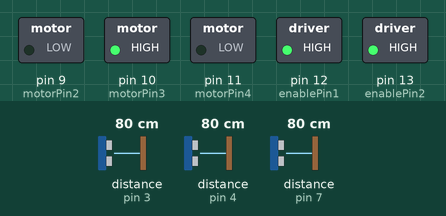
Bench run of a sketch on a simulated Arduino Uno, built with avr-gcc and run on an emulated ATmega328P. On the bench: switched loads named in the sketch (green lamp = pin HIGH). The test bench sets the inputs (shaded band); at power-on: distance to the obstacle (sensors on pin 3, pin 4, pin 7) 80 cm. The echo pulse lasts 58.3 µs per cm; pins used as bus, display or sensor lines are not drawn.

Above: at 0.1 s.
Timing chart, 0 to 1.6 s (numbered marks = the images above):
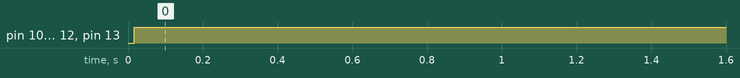

Measured:
- by itself, pin 10 (motorPin3), pin 12 (enablePin1), pin 13 (enablePin2): LOW → HIGH at 0.02 s

The sketch:

toms_code.ino
```cpp
#include <NewPing.h> // library for sonar sensor

# define echoPinR 3      // Right Sensor
# define trigPinR 2      // Right Sensor
# define echoPinF 4      // Forward Sensor
# define trigPinF 5      // Forward Sensor
# define echoPinL 7      // Left Sensor
# define trigPinL 8      // Left Sensor
#define motorPin1 8      // Motor driver input 1
#define motorPin2 9      // Motor driver input 2
#define motorPin3 10     // Motor driver input 3
#define motorPin4 11     // Motor driver input 4
#define enablePin1 12    // Enable pin for motor 1
#define enablePin2 13    // Enable pin for motor 2

#define frontDistanceThreshold 5   // Threshold distance to detect obstacle (in centimeters)
#define sideDistanceThreshold 23
#define turnDuration 805      // Duration for turning (in milliseconds)

NewPing sonarR(trigPinR, echoPinR, 400);
NewPing sonarF(trigPinF, echoPinF, 400);
NewPing sonarL(trigPinL, echoPinL, 400);

void setup() {
  // Initialize ultrasonic sensor pins
  pinMode(trigPinR, OUTPUT);
  pinMode(echoPinR, INPUT);
  pinMode(trigPinF, OUTPUT);
  pinMode(echoPinF, INPUT);
  pinMode(trigPinL, OUTPUT);
  pinMode(echoPinL, INPUT);

  // Initialize motor pins
  pinMode(enablePin1, OUTPUT);
  pinMode(enablePin2, OUTPUT);
  pinMode(motorPin1, OUTPUT);
  pinMode(motorPin2, OUTPUT);
  pinMode(motorPin3, OUTPUT);
  pinMode(motorPin4, OUTPUT);
}

void loop() {
  // Measure distance using ultrasonic sensors
  double frontDistance = sonarF.ping_cm();
  double leftDistance = sonarL.ping_cm();
  double rightDistance = sonarR.ping_cm();

  // set enable pins to HIGH
  digitalWrite(enablePin1, HIGH);
  digitalWrite(enablePin2, HIGH);

  // LSRB pathfinding algorithm

  // if (leftDistance > sideDistanceThreshold) {
  //   // If left path is free, turn left
  //   turnLeft();
  //   delay(turnDuration);
  // } else if (frontDistance > frontDistanceThreshold) {
  //   // If left not free, go straight
  //   moveForward();
  // } else if (rightDistance > sideDistanceThreshold) {
  //   // If left and straight not free, turn right
  //   turnRight();
  //   delay(turnDuration);
  // } else {
  //   // If everything blocked, u turn
  //   uTurn();
  //   delay(2*turnDuration);
  // }

  // -- Forward Block == frontDistance < frontDistanceThreshold
  // -- Forward Max == frontDistance > 90
  // -- Forward Reading == frontDistanceThreshold < frontDistance < 90

  // -- Right Block == rightDistance < sideDistanceThreshold
  // -- Right Max == rightDistance > 90
  // -- Right Reading == sideDistanceThreshold < rightDistance < 90

  // -- Left Block == leftDistance < sideDistanceThreshold
  // -- Left Max == leftDistance > 90
  // -- Left Reading == sideDistanceThreshold < leftDistance < 90


  if (frontDistance < frontDistanceThreshold & rightDistance < sideDistanceThreshold & leftDistance > 90) {

  // leftPivot90*
    one();
    delay(turnDuration);

  } else if (frontDistance > 90 & rightDistance < sideDistanceThreshold & sideDistanceThreshold < leftDistance < 90) {

  // leftPivot90*
    two();
    delay(turnDuration);


  } else if (frontDistance < frontDistanceThreshold & rightDistance < sideDistanceThreshold & sideDistanceThreshold < leftDistance < 90) {

  // leftPivot90*
    three();
    delay(turnDuration);

  } else if (frontDistanceThreshold < frontDistance < 90 & rightDistance < sideDistanceThreshold & leftDistance < sideDistanceThreshold) {

  // forwardDrive
    four();

  } else if (frontDistanceThreshold < frontDistance < 90 & rightDistance < sideDistanceThreshold & leftDistance > 90) {

  // forwardDrive
    five();

  } else if (frontDistance > 90 & rightDistance < sideDistanceThreshold & leftDistance > 90) {

  // forwardDrive
    six();

  } else if (frontDistanceThreshold < frontDistance < 90 & rightDistance > 90 & sideDistanceThreshold < leftDistance < 90) {

  // forwardDrive
    seven();

  } else if (frontDistanceThreshold < frontDistance < 90 & rightDistance < sideDistanceThreshold & sideDistanceThreshold < leftDistance < 90) {

  // forwardDrive
    eight();

  } else if (frontDistanceThreshold < frontDistance < 90 & sideDistanceThreshold < rightDistance < 90 & leftDistance < sideDistanceThreshold) {

  // forwardDrive
    nine();

  } else if (frontDistance < frontDistanceThreshold & sideDistanceThreshold < rightDistance < 90 & leftDistance < sideDistanceThreshold) {

  // rightTurn
    ten();
    delay(turnDuration);

  } else {

    uTurn();
    delay(2*turnDuration);

  }


}

void one() {
  digitalWrite(motorPin1, LOW);
  digitalWrite(motorPin2, HIGH);
  digitalWrite(motorPin3, HIGH);
  digitalWrite(motorPin4, LOW);
}
void two() {
  digitalWrite(motorPin1, LOW);
  digitalWrite(motorPin2, HIGH);
  digitalWrite(motorPin3, HIGH);
  digitalWrite(motorPin4, LOW);
}
void three() {
  digitalWrite(motorPin1, LOW);
  digitalWrite(motorPin2, HIGH);
  digitalWrite(motorPin3, HIGH);
  digitalWrite(motorPin4, LOW);
}
void four() {
  digitalWrite(motorPin1, HIGH);
  digitalWrite(motorPin2, LOW);
  digitalWrite(motorPin3, HIGH);
  digitalWrite(motorPin4, LOW);
}
void five() {
  digitalWrite(motorPin1, HIGH);
  digitalWrite(motorPin2, LOW);
  digitalWrite(motorPin3, HIGH);
  digitalWrite(motorPin4, LOW);
}
void six() {
  digitalWrite(motorPin1, HIGH);
  digitalWrite(motorPin2, LOW);
  digitalWrite(motorPin3, HIGH);
  digitalWrite(motorPin4, LOW);
}
void seven() {
  digitalWrite(motorPin1, HIGH);
  digitalWrite(motorPin2, LOW);
  digitalWrite(motorPin3, HIGH);
  digitalWrite(motorPin4, LOW);
}
void eight() {
  digitalWrite(motorPin1, HIGH);
  digitalWrite(motorPin2, LOW);
  digitalWrite(motorPin3, HIGH);
  digitalWrite(motorPin4, LOW);
}
void nine() {
  digitalWrite(motorPin1, HIGH);
  digitalWrite(motorPin2, LOW);
  digitalWrite(motorPin3, HIGH);
  digitalWrite(motorPin4, LOW);
}
void ten() {
  digitalWrite(motorPin1, HIGH);
  digitalWrite(motorPin2, LOW);
  digitalWrite(motorPin3, LOW);
  digitalWrite(motorPin4, HIGH);
}

void moveForward() {
  // Set motor direction for forward motion
  digitalWrite(motorPin1, HIGH);
  digitalWrite(motorPin2, LOW);
  digitalWrite(motorPin3, LOW);
  digitalWrite(motorPin4, HIGH);
}

void turnLeft() {
  // Set motor direction for right turn
  digitalWrite(motorPin1, LOW);
  digitalWrite(motorPin2, HIGH);
  digitalWrite(motorPin3, LOW);
  digitalWrite(motorPin4, HIGH);
}

void turnRight() {
  // Set motor direction for right turn
  digitalWrite(motorPin1, HIGH);
  digitalWrite(motorPin2, LOW);
  digitalWrite(motorPin3, HIGH);
  digitalWrite(motorPin4, LOW);
}

void uTurn() {
  // Set motor direction for u turn
  digitalWrite(motorPin1, HIGH);
  digitalWrite(motorPin2, LOW);
  digitalWrite(motorPin3, HIGH);
  digitalWrite(motorPin4, LOW);
}
```
